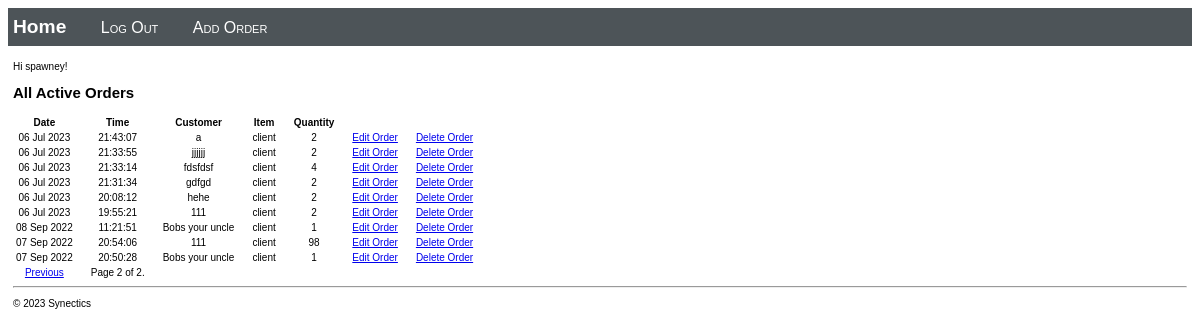
Page /?page=2 (signed in) on the committed database.
### customerdatabase/models.py (models this page shows, shortened)
class CustomerOrderEntry(models.Model):
    customerName = models.CharField("Customer Name", max_length=200)
    entryDate = models.DateTimeField("date added")
    customerOrder = models.ForeignKey(CustomerOrderDetails, on_delete=models.CASCADE)

class CustomerOrderDetails(models.Model):
    orderItem = models.CharField("Item", max_length=6, choices=ORDER_CHOICES, default='client')
    quantity = models.PositiveIntegerField("Quantity")

### customerdatabase/views.py (the view)
class HomeListView(ListView):
    model = CustomerOrderEntry
    paginate_by = 10
    def get_context_data(self, **kwargs):
        context = super(HomeListView, self).get_context_data(**kwargs)
        return context

### customerdatabase/templates/customerdatabase/home.html (shortened to what this page needs)
{% extends "customerdatabase/layout.html" %}
{% block content %}
{% if user.is_authenticated %}
    {% if user.is_staff %}
    <p>Hi {{ user.username }}!</p>
        <h2>All Active Orders</h2>
        {% if message_list %}
            <table class="message_list">
                <thead>
                <tr>
                    <th>Date</th>
                    <th>Time</th>
                    <th>Customer</th>
                    <th>Item</th>
                    <th>Quantity</th>
                </tr>
                </thead>
                <tbody>
                {% for message in message_list %}
                    <tr>
                        <td>{{ message.entryDate | date:'d M Y' }}</td>
                        <td>{{ message.entryDate | time:'H:i:s' }}</td>
                        <td>
                            {{ message.customerName }}
                        </td>
                        <td>{{ message.customerOrder.orderItem }}</td>
                        <td>{{ message.customerOrder.quantity }}</td>
                        <td><a href="{% url 'update' message.id %}" class="save btn btn-default">Edit Order</a></td>
                        {% if user.is_superuser%}
                        <td><a href="{% url 'delete' message.id %}" class="save btn btn-default">Delete Order</a></td>
                        {% endif %}
                    </tr>
                {% endfor %}
                <tr class="pagination">
                    {% if page_obj.has_previous %}
                        <td>
                            <span><a href="?page={{ page_obj.previous_page_number }}">Previous</a></span>
                        </td>
                    {% endif %}
                    <td class="">
                        <span>Page {{ page_obj.number }} of {{ page_obj.paginator.num_pages }}.</span>
                    </td>
                    </tr>
                </tbody>
            </table>
        {% else %}
            <p>No orders have been logged. Use the <a href="{% url 'order' %}">Order form</a>.</p>
        {% endif %}
    {% else %}
    <p>You are not staff. Please Log In as staff to continue.</p>
    {% endif %}
{% else %}
<p>You are not logged in. Please Log In to continue.</p>
<a class="nav-link" href="{% url 'login' %}"> Log In </a>
{% endif %}
{% endblock %}

### customer_database_project/static/customerdatabase/site.css (style rules this page uses)
.message_list th,td { text-align: center; padding-right: 15px; }

### rows in the picture
CustomerOrderEntry: entryDate "06 Jul 2023", entryDate "21:43:07", customerName "a", customerOrder.orderItem "client", customerOrder.quantity "2"
CustomerOrderEntry: entryDate "06 Jul 2023", entryDate "21:33:55", customerName "jjjjjj", customerOrder.orderItem "client", customerOrder.quantity "2"
CustomerOrderEntry: entryDate "06 Jul 2023", entryDate "21:33:14", customerName "fdsfdsf", customerOrder.orderItem "client", customerOrder.quantity "4"
CustomerOrderEntry: entryDate "06 Jul 2023", entryDate "21:31:34", customerName "gdfgd", customerOrder.orderItem "client", customerOrder.quantity "2"
CustomerOrderEntry: entryDate "06 Jul 2023", entryDate "20:08:12", customerName "hehe", customerOrder.orderItem "client", customerOrder.quantity "2"
CustomerOrderEntry: entryDate "06 Jul 2023", entryDate "19:55:21", customerName "111", customerOrder.orderItem "client", customerOrder.quantity "2"
CustomerOrderEntry: entryDate "08 Sep 2022", entryDate "11:21:51", customerName "Bobs your uncle", customerOrder.orderItem "client", customerOrder.quantity "1"
CustomerOrderEntry: entryDate "07 Sep 2022", entryDate "20:54:06", customerName "111", customerOrder.orderItem "client", customerOrder.quantity "98"
CustomerOrderEntry: entryDate "07 Sep 2022", entryDate "20:50:28", customerName "Bobs your uncle", customerOrder.orderItem "client", customerOrder.quantity "1"

### other values in the picture
{{ user.username }} "spawney"
{{ page_obj.number }} "2"
{{ page_obj.paginator.num_pages }} "2"
